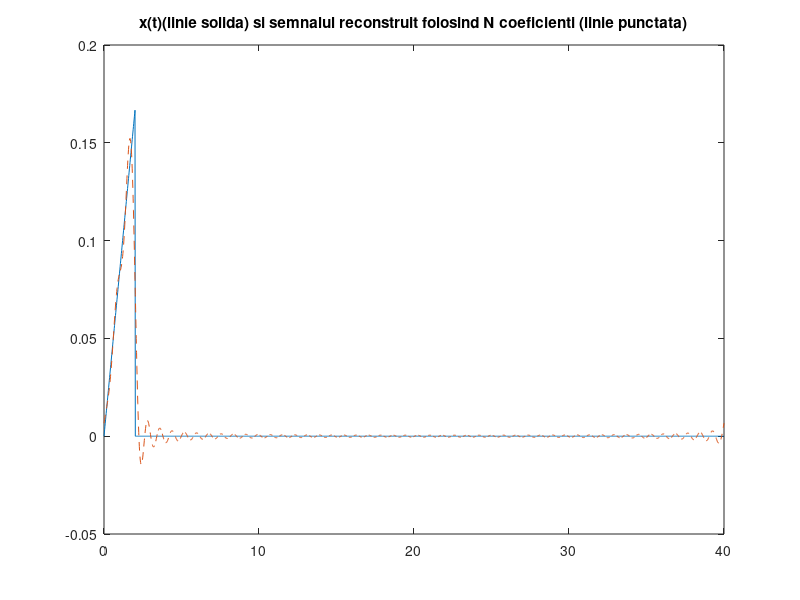
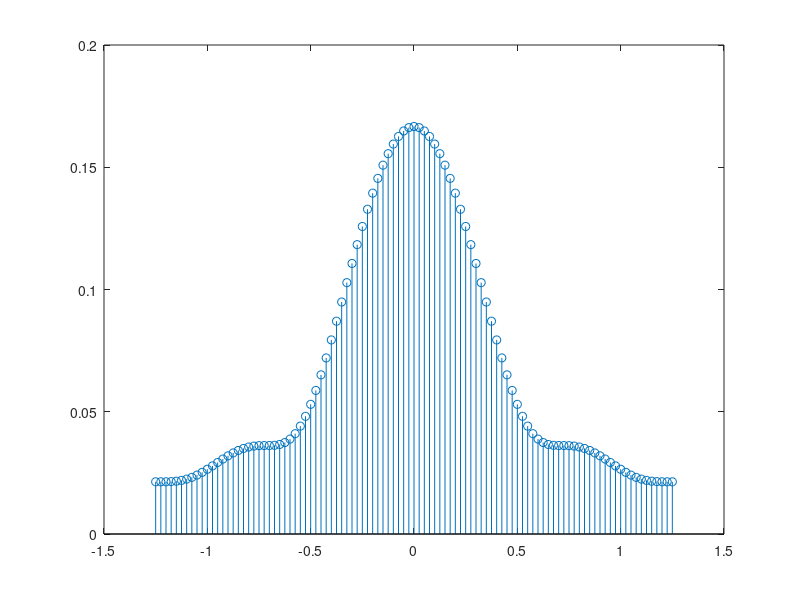

These charts were generated, in order, by the following MATLAB code:
P=40;    %perioada
D=2;     %durata semnalului
N=50;    %numarul de coeficienti
w0=2*pi/P; %pulsatia
t_tr=0:0.02:D;
x_tr= sawtooth((pi/12)*t_tr,0.5)/2+0.5;   %semnal triunghiular
t = 0:0.02:P; 
x = zeros(1,length(t));             
x(t<=D)=x_tr;                             %semnal reconstruit
figure(1); 
plot(t,x); 
title('x(t)(linie solida) si semnalul reconstruit folosind N coeficienti (linie punctata)');
hold on;


for k=-N:N
    x_t = x_tr;
    x_t = x_t .* exp(-j*k*w0*t_tr);                                      %coeficienti SFE
    X(k+51)=0; 
    for i = 1: length(t_tr)-1
        X(k+51) = X(k+51) + (t_tr(i+1)-t_tr(i))* (x_t(i)+x_t(i+1))/2; 
    end
end
    


for i = 1: length(t)
    x_finit(i) = 0;
    for k=-N:N
        x_finit(i) = x_finit(i) + (1/P)*X(k+51)*exp(j*k*w0*t(i));            
    end
end
plot(t,x_finit,'--');                                                     %spectru amplitudini
figure(2);
w=-N*w0:w0:N*w0; 
stem(w/(2*pi),abs(X));      
% Teoria seriilor Fourier spune ca orice semnal periodic poate fi aproximat printr-o suma infinita de sinusuri si
% cosinusuri de diferite frecvente,fiecare avand un anumit coeficient. Acesti coeficienti reprezinta spectrul de amplitudini.
% Semnalul reconstruit folosind un numar finit de termeni se apropie ca  forma de semnalul original cu o anumita marja de eroare. 
% In plus se observa faptul ca semnalul poate fi aproximat printr-o suma de sinusoide(variatiile semnalului au un caracter de sinusoida).